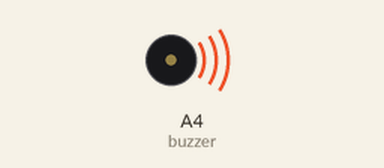
The sketch below on a simulated Arduino Uno, built with avr-gcc and run on an emulated ATmega328P. Parts: buzzer (waves = sounding).

Above: at 0.1 s.
At 128.2 s:
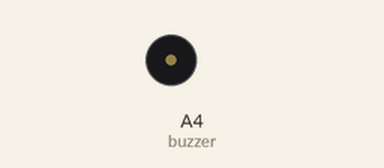
Timing chart, 0 to 129.7 s (numbered marks = the images above):
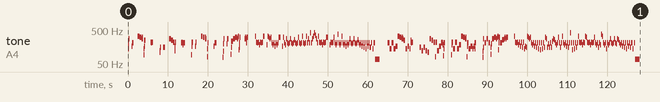

The sketch:

Das_Folkwanglied.ino
```cpp
// GENSHIN IMPACT 2.8版本 菲謝爾海島秘境 BGM "聖眷的淨土" / Version 2.8 Fischl's Event Domain OST "Das Folkwanglied"

#include <avr/pgmspace.h>

#define NOTE_B0  31
#define NOTE_C1  33
#define NOTE_CS1 35
#define NOTE_D1  37
#define NOTE_DS1 39
#define NOTE_E1  41
#define NOTE_F1  44
#define NOTE_FS1 46
#define NOTE_G1  49
#define NOTE_GS1 52
#define NOTE_A1  55
#define NOTE_AS1 58
#define NOTE_B1  62
#define NOTE_C2  65
#define NOTE_CS2 69
#define NOTE_D2  73
#define NOTE_DS2 78
#define NOTE_E2  82
#define NOTE_F2  87
#define NOTE_FS2 93
#define NOTE_G2  98
#define NOTE_GS2 104
#define NOTE_A2  110
#define NOTE_AS2 117
#define NOTE_B2  123
#define NOTE_C3  131
#define NOTE_CS3 139
#define NOTE_D3  147
#define NOTE_DS3 156
#define NOTE_E3  165
#define NOTE_F3  175
#define NOTE_FS3 185
#define NOTE_G3  196
#define NOTE_GS3 208
#define NOTE_A3  220
#define NOTE_AS3 233
#define NOTE_B3  247
#define NOTE_C4  262
#define NOTE_CS4 277
#define NOTE_D4  294
#define NOTE_DS4 311
#define NOTE_E4  330
#define NOTE_F4  349
#define NOTE_FS4 370
#define NOTE_G4  392
#define NOTE_GS4 415
#define NOTE_A4  440
#define NOTE_AS4 466
#define NOTE_B4  494
#define NOTE_C5  523
#define NOTE_CS5 554
#define NOTE_D5  587
#define NOTE_DS5 622
#define NOTE_E5  659
#define NOTE_F5  698
#define NOTE_FS5 740
#define NOTE_G5  784
#define NOTE_GS5 831
#define NOTE_A5  880
#define NOTE_AS5 932
#define NOTE_B5  988
#define NOTE_C6  1047
#define NOTE_CS6 1109
#define NOTE_D6  1175
#define NOTE_DS6 1245
#define NOTE_E6  1319
#define NOTE_F6  1397
#define NOTE_FS6 1480
#define NOTE_G6  1568
#define NOTE_GS6 1661
#define NOTE_A6  1760
#define NOTE_AS6 1865
#define NOTE_B6  1976
#define NOTE_C7  2093
#define NOTE_CS7 2217
#define NOTE_D7  2349
#define NOTE_DS7 2489
#define NOTE_E7  2637
#define NOTE_F7  2794
#define NOTE_FS7 2960
#define NOTE_G7  3136
#define NOTE_GS7 3322
#define NOTE_A7  3520
#define NOTE_AS7 3729
#define NOTE_B7  3951
#define NOTE_C8  4186
#define NOTE_CS8 4435
#define NOTE_D8  4699
#define NOTE_DS8 4978
#define NOTE_E8  5274
#define NOTE_F8  5588
#define NOTE_FS8 5920
#define NOTE_G8  6272
#define NOTE_GS8 6645
#define NOTE_A8  7074
#define NOTE_AS8 7459
#define NOTE_B8  7902
#define REST 0

int tempo = 120;
int buzzer = A4;

const int melody[] PROGMEM = {
NOTE_CS3,32,NOTE_E3,32,NOTE_GS3,32,NOTE_CS4,7,REST,4,NOTE_E3,32,NOTE_GS3,5,REST,2,NOTE_E4,4,NOTE_DS4,4,NOTE_CS4,24,NOTE_DS4,24,NOTE_CS4,24,REST,8,NOTE_FS2,32,NOTE_CS3,32,NOTE_E3,32,NOTE_B3,6,REST,2,REST,16,REST,32,NOTE_A3,16,NOTE_GS3,16,NOTE_A3,4,REST,2,REST,4,
NOTE_A2,32,NOTE_B2,32,NOTE_DS3,6,REST,4,NOTE_DS3,4,REST,2,NOTE_CS4,4,NOTE_B3,4,NOTE_A3,6,NOTE_B2,32,NOTE_E3,32,NOTE_A3,6,REST,2,REST,8,NOTE_GS3,16,NOTE_A3,16,NOTE_GS3,16,NOTE_FS3,16,NOTE_GS3,4,REST,2,REST,4,
NOTE_FS2,32,NOTE_E3,32,NOTE_A3,6,REST,4,NOTE_E3,32,NOTE_A3,5,REST,2,NOTE_E4,4,NOTE_DS4,4,NOTE_CS4,24,NOTE_DS4,24,NOTE_CS4,24,REST,8,NOTE_E2,32,NOTE_CS3,32,NOTE_GS3,6,REST,2,REST,8,NOTE_E3,8,NOTE_GS3,4,REST,4,REST,2,
NOTE_DS2,32,NOTE_AS2,32,NOTE_G3,32,NOTE_CS4,6,REST,4,NOTE_G3,32,NOTE_CS4,5,REST,4,NOTE_G2,32,NOTE_DS3,32,NOTE_AS3,4,NOTE_CS4,4,NOTE_DS4,4,NOTE_CS4,16,NOTE_DS4,16,NOTE_E4,16,NOTE_C3,32,NOTE_DS3,32,NOTE_GS3,32,NOTE_DS4,6,REST,2,
NOTE_CS4,16,NOTE_DS4,16,NOTE_CS4,16,NOTE_GS3,32,NOTE_DS4,5,REST,4,REST,2,REST,8,
NOTE_E4,8,NOTE_A3,8,NOTE_GS3,8,NOTE_A3,8,NOTE_FS3,8,NOTE_A3,8,NOTE_GS3,8,NOTE_A3,8,NOTE_E4,4,REST,5,NOTE_FS3,8,NOTE_E4,8,NOTE_DS4,8,NOTE_CS4,8,NOTE_DS4,8,NOTE_GS3,8,NOTE_FS3,8,NOTE_GS3,8,NOTE_E3,8,NOTE_GS3,8,NOTE_FS3,8,NOTE_GS3,8,NOTE_DS4,4,REST,5,
NOTE_E3,8,NOTE_DS4,8,NOTE_GS3,8,NOTE_FS3,8,NOTE_CS4,8,NOTE_GS3,8,NOTE_G3,8,NOTE_GS3,8,NOTE_CS4,8,NOTE_GS3,8,NOTE_G3,8,NOTE_GS3,8,NOTE_C4,8,NOTE_GS3,8,NOTE_G3,8,NOTE_GS3,8,NOTE_DS4,8,NOTE_GS3,8,NOTE_G3,8,NOTE_GS3,8,NOTE_E4,8,NOTE_GS3,8,NOTE_G3,8,
NOTE_GS3,8,NOTE_E4,8,NOTE_GS3,8,NOTE_CS4,8,NOTE_GS3,8,NOTE_GS4,8,NOTE_GS3,8,NOTE_CS4,8,NOTE_E4,8,NOTE_GS4,8,NOTE_F4,8,NOTE_CS4,8,NOTE_GS3,8,
NOTE_E4,8,NOTE_A3,8,NOTE_GS3,8,NOTE_A3,8,NOTE_FS3,8,NOTE_A3,8,NOTE_GS3,8,NOTE_A3,8,NOTE_DS4,4,REST,5,NOTE_FS3,8,NOTE_A3,8,NOTE_GS3,8,NOTE_A3,8,NOTE_DS4,8,NOTE_GS3,8,NOTE_FS3,8,NOTE_GS3,8,NOTE_FS4,8,NOTE_GS3,8,NOTE_FS3,8,NOTE_GS3,8,NOTE_E4,8,NOTE_GS3,8,
NOTE_FS3,8,NOTE_GS3,8,NOTE_E3,8,NOTE_GS3,8,NOTE_FS3,8,NOTE_GS3,8,NOTE_CS4,8,NOTE_GS3,8,NOTE_G3,8,NOTE_GS3,8,NOTE_CS4,8,NOTE_GS3,8,NOTE_G3,8,NOTE_GS3,8,NOTE_C4,8,NOTE_GS3,8,NOTE_FS3,8,NOTE_GS3,8,NOTE_E3,8,NOTE_GS3,8,NOTE_DS3,8,NOTE_GS3,8,NOTE_CS3,8,
NOTE_GS3,8,NOTE_E3,8,NOTE_GS3,8,NOTE_DS3,6,NOTE_GS3,6,NOTE_CS3,6,NOTE_GS3,6,NOTE_CS2,8,NOTE_CS2,2,
REST,2,REST,4,REST,8,REST,16,REST,32,
NOTE_GS3,4,NOTE_CS3,4,NOTE_GS3,4,NOTE_CS3,4,NOTE_E3,4,NOTE_E4,4,NOTE_DS4,4,NOTE_CS4,24,NOTE_DS4,24,NOTE_CS4,24,REST,12,NOTE_B3,4,NOTE_CS3,4,NOTE_E3,4,NOTE_CS3,8,NOTE_A3,32,NOTE_B3,32,NOTE_A3,32,NOTE_GS3,32,NOTE_A3,4,REST,2,REST,4,
NOTE_DS3,4,NOTE_B2,4,NOTE_DS3,4,NOTE_B2,4,NOTE_A2,4,NOTE_CS4,4,NOTE_B3,4,NOTE_A3,4,NOTE_E2,32,NOTE_A3,5,NOTE_B2,4,NOTE_E3,4,NOTE_GS3,16,NOTE_A3,16,NOTE_GS3,16,NOTE_FS3,16,NOTE_F2,32,NOTE_CS3,32,NOTE_GS3,5,REST,4,REST,2,
NOTE_FS2,32,NOTE_FS3,32,NOTE_A3,6,NOTE_CS3,4,NOTE_A3,4,NOTE_CS3,4,NOTE_FS3,4,NOTE_E4,4,NOTE_DS4,4,NOTE_CS4,24,NOTE_DS4,24,NOTE_CS4,24,REST,12,NOTE_E2,32,NOTE_E3,32,NOTE_GS3,6,NOTE_CS3,4,NOTE_E3,4,NOTE_CS3,8,NOTE_E3,8,NOTE_CS3,32,NOTE_GS3,5,REST,4,REST,2,
NOTE_DS2,32,NOTE_AS2,32,NOTE_DS3,32,NOTE_CS4,6,NOTE_GS3,4,NOTE_CS4,4,NOTE_GS3,4,NOTE_G2,32,NOTE_DS3,32,NOTE_G3,6,NOTE_CS4,4,NOTE_DS4,4,NOTE_CS4,12,NOTE_DS4,12,NOTE_E4,12,NOTE_C3,32,NOTE_GS3,32,NOTE_DS4,6,NOTE_GS3,4,NOTE_C4,4,NOTE_CS4,12,NOTE_DS4,12,NOTE_CS4,12,NOTE_DS4,4,REST,2,REST,4,
NOTE_E4,8,NOTE_A3,8,NOTE_GS3,8,NOTE_A3,8,NOTE_FS3,8,NOTE_A3,8,NOTE_E3,8,NOTE_A3,8,NOTE_DS3,8,NOTE_A3,8,NOTE_CS3,8,NOTE_E3,8,NOTE_DS3,8,NOTE_E4,8,NOTE_DS4,8,NOTE_CS4,8,NOTE_DS4,8,
NOTE_GS3,8,NOTE_FS3,8,NOTE_GS3,8,NOTE_E3,8,NOTE_GS3,8,NOTE_DS3,8,NOTE_GS3,8,NOTE_CS3,8,NOTE_GS3,8,NOTE_C3,8,NOTE_GS3,8,NOTE_CS3,8,NOTE_GS3,8,NOTE_DS3,8,NOTE_DS4,8,NOTE_CS4,8,NOTE_DS3,8,NOTE_G3,8,NOTE_DS3,8,NOTE_GS3,8,NOTE_DS3,8,NOTE_AS3,8,NOTE_CS4,8,NOTE_C4,8,NOTE_GS3,8,NOTE_FS3,8,NOTE_GS3,8,NOTE_DS4,8,NOTE_GS3,8,NOTE_DS3,8,NOTE_GS3,8,NOTE_E4,8,
NOTE_GS3,8,NOTE_FS3,8,NOTE_GS3,8,NOTE_E3,8,NOTE_GS3,8,NOTE_DS3,8,NOTE_GS3,8,NOTE_GS4,8,NOTE_GS3,8,NOTE_C3,8,NOTE_GS3,8,NOTE_CS3,8,NOTE_GS3,8,NOTE_DS3,8,NOTE_GS3,8,NOTE_E4,8,
NOTE_A3,8,NOTE_GS3,8,NOTE_A3,8,NOTE_FS3,8,NOTE_A3,8,NOTE_GS3,8,NOTE_E4,8,NOTE_DS4,8,NOTE_A3,8,NOTE_GS3,8,NOTE_A3,8,NOTE_FS3,8,NOTE_A3,8,NOTE_GS3,8,NOTE_A3,8,NOTE_DS4,8,NOTE_GS3,8,NOTE_FS3,8,NOTE_GS3,8,NOTE_DS3,8,NOTE_GS3,8,NOTE_FS3,8,NOTE_FS4,8,NOTE_E4,8,
NOTE_GS3,8,NOTE_FS3,8,NOTE_GS3,8,NOTE_CS3,8,NOTE_GS3,8,NOTE_FS3,8,NOTE_GS3,8,NOTE_CS4,8,NOTE_GS3,8,NOTE_G3,8,NOTE_GS3,8,NOTE_CS4,8,NOTE_GS3,8,NOTE_G3,8,NOTE_CS4,8,NOTE_C4,8,NOTE_GS3,8,NOTE_FS3,8,NOTE_GS3,8,NOTE_E3,8,NOTE_GS3,8,NOTE_DS3,8,NOTE_GS3,8,NOTE_CS3,8,NOTE_GS3,8,NOTE_E3,8,NOTE_GS3,8,NOTE_DS3,6,NOTE_GS3,6,NOTE_CS3,6,NOTE_GS3,6,NOTE_CS2,8,NOTE_CS2,2,
};

int notes = sizeof(melody) / sizeof(melody[0]) / 2;
int wholenote = (60000 * 4) / tempo;

void playMelody(const int melody[], int notes, int wholenote) {
  for (int thisNote = 0; thisNote < notes * 2; thisNote += 2) {

    int pitch = pgm_read_word(&melody[thisNote]);
    int divider = pgm_read_word(&melody[thisNote + 1]);

    int noteDuration;

    if (divider > 0) {
      // 正常音符
      noteDuration = wholenote / divider;
    } else {
      // 負音符（1.5倍）
      noteDuration = wholenote / abs(divider);
      noteDuration = noteDuration * 1.5;
    }

    tone(buzzer, pitch, noteDuration * 0.9);
    delay(noteDuration);
    noTone(buzzer);
  }
}

void setup() {
  playMelody(melody, notes, wholenote);
}

void loop() {
}
```
